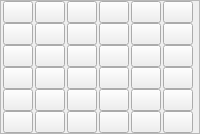
      <widget class="QFrame" name="frame_50">
       <property name="frameShape">
        <enum>QFrame::StyledPanel</enum>
       </property>
       <property name="frameShadow">
        <enum>QFrame::Raised</enum>
       </property>
       <layout class="QVBoxLayout" name="verticalLayout_24">
        <property name="spacing">
         <number>0</number>
        </property>
        <property name="leftMargin">
         <number>0</number>
        </property>
        <property name="topMargin">
         <number>0</number>
        </property>
        <property name="rightMargin">
         <number>0</number>
        </property>
        <property name="bottomMargin">
         <number>0</number>
        </property>
        <item>
         <widget class="QFrame" name="frame_53">
          <property name="styleSheet">
           <string notr="true">QFrame{
	border:none;
}</string>
          </property>
          <property name="frameShape">
           <enum>QFrame::StyledPanel</enum>
          </property>
          <property name="frameShadow">
           <enum>QFrame::Raised</enum>
          </property>
          <layout class="QHBoxLayout" name="horizontalLayout_19">
           <property name="spacing">
            <number>0</number>
           </property>
           <property name="leftMargin">
            <number>0</number>
           </property>
           <property name="topMargin">
            <number>0</number>
           </property>
           <property name="rightMargin">
            <number>0</number>
           </property>
           <property name="bottomMargin">
            <number>0</number>
           </property>
           <item>
            <widget class="QPushButton" name="pushButton_17">
             <property name="maximumSize">
              <size>
               <width>30</width>
               <height>30</height>
              </size>
             </property>
             <property name="whatsThis">
              <string>a</string>
             </property>
             <property name="text">
              <string/>
             </property>
             <property name="icon">
              <iconset>
               <normaloff>icon/点 (2).png</normaloff>icon/点 (2).png</iconset>
             </property>
             <property name="iconSize">
              <size>
               <width>50</width>
               <height>50</height>
              </size>
             </property>
            </widget>
           </item>
           <item>
            <widget class="QPushButton" name="pushButton_18">
             <property name="maximumSize">
              <size>
               <width>30</width>
               <height>30</height>
              </size>
             </property>
             <property name="text">
              <string/>
             </property>
             <property name="icon">
              <iconset>
               <normaloff>icon/点 (2).png</normaloff>icon/点 (2).png</iconset>
             </property>
             <property name="iconSize">
              <size>
               <width>50</width>
               <height>50</height>
              </size>
             </property>
            </widget>
           </item>
           <item>
            <widget class="QPushButton" name="pushButton_19">
             <property name="maximumSize">
              <size>
               <width>30</width>
               <height>30</height>
              </size>
             </property>
             <property name="text">
              <string/>
             </property>
             <property name="icon">
              <iconset>
               <normaloff>icon/点 (2).png</normaloff>icon/点 (2).png</iconset>
             </property>
             <property name="iconSize">
              <size>
               <width>50</width>
               <height>50</height>
              </size>
             </property>
            </widget>
           </item>
           <item>
            <widget class="QPushButton" name="pushButton_20">
             <property name="maximumSize">
              <size>
               <width>30</width>
               <height>30</height>
              </size>
             </property>
             <property name="text">
              <string/>
             </property>
             <property name="icon">
              <iconset>
               <normaloff>icon/点 (2).png</normaloff>icon/点 (2).png</iconset>
             </property>
             <property name="iconSize">
              <size>
               <width>50</width>
               <height>50</height>
              </size>
             </property>
            </widget>
           </item>
           <item>
            <widget class="QPushButton" name="pushButton_21">
             <property name="maximumSize">
              <size>
               <width>30</width>
               <height>30</height>
              </size>
             </property>
             <property name="text">
              <string/>
             </property>
             <property name="icon">
              <iconset>
               <normaloff>icon/点 (2).png</normaloff>icon/点 (2).png</iconset>
             </property>
             <property name="iconSize">
              <size>
               <width>50</width>
               <height>50</height>
              </size>
             </property>
            </widget>
           </item>
           <item>
            <widget class="QPushButton" name="pushButton_22">
             <property name="maximumSize">
              <size>
               <width>30</width>
               <height>30</height>
              </size>
             </property>
             <property name="text">
              <string/>
             </property>
             <property name="icon">
              <iconset>
               <normaloff>icon/点 (2).png</normaloff>icon/点 (2).png</iconset>
             </property>
             <property name="iconSize">
              <size>
               <width>50</width>
               <height>50</height>
              </size>
             </property>
            </widget>
           </item>
          </layout>
         </widget>
        </item>
        <item>
         <widget class="QFrame" name="frame_54">
          <property name="styleSheet">
           <string notr="true">QFrame{
	border:none;
}</string>
          </property>
          <property name="frameShape">
           <enum>QFrame::StyledPanel</enum>
          </property>
          <property name="frameShadow">
           <enum>QFrame::Raised</enum>
          </property>
          <layout class="QHBoxLayout" name="horizontalLayout_20">
           <property name="spacing">
            <number>0</number>
           </property>
           <property name="leftMargin">
            <number>0</number>
           </property>
           <property name="topMargin">
            <number>0</number>
           </property>
           <property name="rightMargin">
            <number>0</number>
           </property>
           <property name="bottomMargin">
            <number>0</number>
           </property>
           <item>
            <widget class="QPushButton" name="pushButton_73">
             <property name="maximumSize">
              <size>
               <width>30</width>
               <height>30</height>
              </size>
             </property>
             <property name="text">
              <string/>
             </property>
             <property name="icon">
              <iconset>
               <normaloff>icon/点 (2).png</normaloff>icon/点 (2).png</iconset>
             </property>
             <property name="iconSize">
              <size>
               <width>50</width>
               <height>50</height>
              </size>
             </property>
            </widget>
           </item>
           <item>
            <widget class="QPushButton" name="pushButton_74">
             <property name="maximumSize">
              <size>
               <width>30</width>
               <height>30</height>
              </size>
             </property>
             <property name="text">
              <string/>
             </property>
             <property name="icon">
              <iconset>
               <normaloff>icon/点 (2).png</normaloff>icon/点 (2).png</iconset>
             </property>
             <property name="iconSize">
              <size>
               <width>50</width>
               <height>50</height>
              </size>
             </property>
            </widget>
           </item>
           <item>
            <widget class="QPushButton" name="pushButton_75">
             <property name="maximumSize">
              <size>
               <width>30</width>
               <height>30</height>
              </size>
             </property>
             <property name="text">
              <string/>
             </property>
             <property name="icon">
              <iconset>
               <normaloff>icon/点 (2).png</normaloff>icon/点 (2).png</iconset>
             </property>
             <property name="iconSize">
              <size>
               <width>50</width>
               <height>50</height>
              </size>
             </property>
            </widget>
           </item>
           <item>
            <widget class="QPushButton" name="pushButton_76">
             <property name="maximumSize">
              <size>
               <width>30</width>
               <height>30</height>
              </size>
             </property>
             <property name="text">
              <string/>
             </property>
             <property name="icon">
              <iconset>
               <normaloff>icon/点 (2).png</normaloff>icon/点 (2).png</iconset>
             </property>
             <property name="iconSize">
              <size>
               <width>50</width>
               <height>50</height>
              </size>
             </property>
            </widget>
           </item>
           <item>
            <widget class="QPushButton" name="pushButton_77">
             <property name="maximumSize">
              <size>
               <width>30</width>
               <height>30</height>
              </size>
             </property>
             <property name="text">
              <string/>
             </property>
             <property name="icon">
              <iconset>
               <normaloff>icon/点 (2).png</normaloff>icon/点 (2).png</iconset>
             </property>
             <property name="iconSize">
              <size>
               <width>50</width>
               <height>50</height>
              </size>
             </property>
            </widget>
           </item>
           <item>
            <widget class="QPushButton" name="pushButton_78">
             <property name="maximumSize">
              <size>
               <width>30</width>
               <height>30</height>
              </size>
             </property>
             <property name="text">
              <string/>
             </property>
             <property name="icon">
              <iconset>
               <normaloff>icon/点 (2).png</normaloff>icon/点 (2).png</iconset>
             </property>
             <property name="iconSize">
              <size>
               <width>50</width>
               <height>50</height>
              </size>
             </property>
            </widget>
           </item>
          </layout>
         </widget>
        </item>
        <item>
         <widget class="QFrame" name="frame_55">
          <property name="styleSheet">
           <string notr="true">QFrame{
	border:none;
}</string>
          </property>
          <property name="frameShape">
           <enum>QFrame::StyledPanel</enum>
          </property>
          <property name="frameShadow">
           <enum>QFrame::Raised</enum>
          </property>
          <layout class="QHBoxLayout" name="horizontalLayout_21">
           <property name="spacing">
            <number>0</number>
           </property>
           <property name="leftMargin">
            <number>0</number>
           </property>
           <property name="topMargin">
            <number>0</number>
           </property>
           <property name="rightMargin">
            <number>0</number>
           </property>
           <property name="bottomMargin">
            <number>0</number>
           </property>
           <item>
            <widget class="QPushButton" name="pushButton_79">
             <property name="maximumSize">
              <size>
               <width>30</width>
               <height>30</height>
              </size>
             </property>
             <property name="text">
              <string/>
             </property>
             <property name="icon">
              <iconset>
               <normaloff>icon/点 (2).png</normaloff>icon/点 (2).png</iconset>
             </property>
             <property name="iconSize">
              <size>
               <width>50</width>
               <height>50</height>
              </size>
             </property>
            </widget>
           </item>
           <item>
            <widget class="QPushButton" name="pushButton_80">
             <property name="maximumSize">
              <size>
               <width>30</width>
               <height>30</height>
              </size>
             </property>
             <property name="text">
              <string/>
             </property>
             <property name="icon">
              <iconset>
               <normaloff>icon/点 (2).png</normaloff>icon/点 (2).png</iconset>
             </property>
             <property name="iconSize">
              <size>
               <width>50</width>
               <height>50</height>
              </size>
             </property>
            </widget>
           </item>
           <item>
            <widget class="QPushButton" name="pushButton_81">
             <property name="maximumSize">
              <size>
               <width>30</width>
               <height>30</height>
              </size>
             </property>
             <property name="text">
              <string/>
             </property>
             <property name="icon">
              <iconset>
               <normaloff>icon/点 (2).png</normaloff>icon/点 (2).png</iconset>
             </property>
             <property name="iconSize">
              <size>
               <width>50</width>
               <height>50</height>
              </size>
             </property>
            </widget>
           </item>
           <item>
            <widget class="QPushButton" name="pushButton_82">
             <property name="maximumSize">
              <size>
               <width>30</width>
               <height>30</height>
              </size>
             </property>
             <property name="text">
              <string/>
             </property>
             <property name="icon">
              <iconset>
               <normaloff>icon/点 (2).png</normaloff>icon/点 (2).png</iconset>
             </property>
             <property name="iconSize">
              <size>
               <width>50</width>
               <height>50</height>
              </size>
             </property>
            </widget>
           </item>
           <item>
            <widget class="QPushButton" name="pushButton_83">
             <property name="maximumSize">
              <size>
               <width>30</width>
               <height>30</height>
              </size>
             </property>
             <property name="text">
              <string/>
             </property>
             <property name="icon">
              <iconset>
               <normaloff>icon/点 (2).png</normaloff>icon/点 (2).png</iconset>
             </property>
             <property name="iconSize">
              <size>
               <width>50</width>
               <height>50</height>
              </size>
             </property>
            </widget>
           </item>
           <item>
            <widget class="QPushButton" name="pushButton_84">
             <property name="maximumSize">
              <size>
               <width>30</width>
               <height>30</height>
              </size>
             </property>
             <property name="text">
              <string/>
             </property>
             <property name="icon">
              <iconset>
               <normaloff>icon/点 (2).png</normaloff>icon/点 (2).png</iconset>
             </property>
             <property name="iconSize">
              <size>
               <width>50</width>
               <height>50</height>
              </size>
             </property>
            </widget>
           </item>
          </layout>
         </widget>
        </item>
        <item>
         <widget class="QFrame" name="frame_56">
          <property name="styleSheet">
           <string notr="true">QFrame{
	border:none;
}</string>
          </property>
          <property name="frameShape">
           <enum>QFrame::StyledPanel</enum>
          </property>
          <property name="frameShadow">
           <enum>QFrame::Raised</enum>
          </property>
          <layout class="QHBoxLayout" name="horizontalLayout_22">
           <property name="spacing">
            <number>0</number>
           </property>
           <property name="leftMargin">
            <number>0</number>
           </property>
           <property name="topMargin">
            <number>0</number>
           </property>
           <property name="rightMargin">
            <number>0</number>
           </property>
           <property name="bottomMargin">
            <number>0</number>
           </property>
           <item>
            <widget class="QPushButton" name="pushButton_85">
             <property name="maximumSize">
              <size>
               <width>30</width>
               <height>30</height>
              </size>
             </property>
             <property name="text">
              <string/>
             </property>
             <property name="icon">
              <iconset>
               <normaloff>icon/点 (2).png</normaloff>icon/点 (2).png</iconset>
             </property>
             <property name="iconSize">
              <size>
               <width>50</width>
               <height>50</height>
              </size>
             </property>
            </widget>
           </item>
           <item>
            <widget class="QPushButton" name="pushButton_86">
             <property name="maximumSize">
              <size>
               <width>30</width>
               <height>30</height>
              </size>
             </property>
             <property name="text">
              <string/>
             </property>
             <property name="icon">
              <iconset>
               <normaloff>icon/点 (2).png</normaloff>icon/点 (2).png</iconset>
             </property>
             <property name="iconSize">
              <size>
               <width>50</width>
               <height>50</height>
              </size>
             </property>
            </widget>
           </item>
           <item>
            <widget class="QPushButton" name="pushButton_87">
             <property name="maximumSize">
              <size>
               <width>30</width>
               <height>30</height>
              </size>
             </property>
             <property name="text">
              <string/>
             </property>
             <property name="icon">
              <iconset>
               <normaloff>icon/点 (2).png</normaloff>icon/点 (2).png</iconset>
             </property>
             <property name="iconSize">
              <size>
               <width>50</width>
               <height>50</height>
              </size>
             </property>
            </widget>
           </item>
           <item>
            <widget class="QPushButton" name="pushButton_88">
             <property name="maximumSize">
              <size>
               <width>30</width>
               <height>30</height>
              </size>
             </property>
             <property name="text">
              <string/>
             </property>
             <property name="icon">
              <iconset>
               <normaloff>icon/点 (2).png</normaloff>icon/点 (2).png</iconset>
             </property>
             <property name="iconSize">
              <size>
               <width>50</width>
               <height>50</height>
              </size>
             </property>
            </widget>
           </item>
           <item>
            <widget class="QPushButton" name="pushButton_89">
             <property name="maximumSize">
              <size>
               <width>30</width>
               <height>30</height>
              </size>
             </property>
             <property name="text">
              <string/>
             </property>
             <property name="icon">
              <iconset>
               <normaloff>icon/点 (2).png</normaloff>icon/点 (2).png</iconset>
             </property>
             <property name="iconSize">
              <size>
               <width>50</width>
               <height>50</height>
              </size>
             </property>
            </widget>
           </item>
           <item>
            <widget class="QPushButton" name="pushButton_90">
             <property name="maximumSize">
              <size>
               <width>30</width>
               <height>30</height>
              </size>
             </property>
             <property name="text">
              <string/>
             </property>
             <property name="icon">
              <iconset>
               <normaloff>icon/点 (2).png</normaloff>icon/点 (2).png</iconset>
             </property>
             <property name="iconSize">
              <size>
               <width>50</width>
               <height>50</height>
              </size>
             </property>
            </widget>
           </item>
          </layout>
         </widget>
        </item>
        <item>
         <widget class="QFrame" name="frame_62">
          <property name="styleSheet">
           <string notr="true">QFrame{
	border:none;
}</string>
          </property>
          <property name="frameShape">
           <enum>QFrame::StyledPanel</enum>
          </property>
          <property name="frameShadow">
           <enum>QFrame::Raised</enum>
          </property>
          <layout class="QHBoxLayout" name="horizontalLayout_23">
           <property name="spacing">
            <number>0</number>
           </property>
           <property name="leftMargin">
            <number>0</number>
           </property>
           <property name="topMargin">
            <number>0</number>
           </property>
           <property name="rightMargin">
            <number>0</number>
           </property>
           <property name="bottomMargin">
            <number>0</number>
           </property>
           <item>
            <widget class="QPushButton" name="pushButton_91">
             <property name="maximumSize">
              <size>
               <width>30</width>
               <height>30</height>
              </size>
             </property>
             <property name="text">
              <string/>
             </property>
             <property name="icon">
              <iconset>
               <normaloff>icon/点 (2).png</normaloff>icon/点 (2).png</iconset>
             </property>
             <property name="iconSize">
              <size>
               <width>50</width>
               <height>50</height>
              </size>
             </property>
            </widget>
           </item>
           <item>
            <widget class="QPushButton" name="pushButton_92">
             <property name="maximumSize">
              <size>
               <width>30</width>
               <height>30</height>
              </size>
             </property>
             <property name="text">
              <string/>
             </property>
             <property name="icon">
              <iconset>
               <normaloff>icon/点 (2).png</normaloff>icon/点 (2).png</iconset>
             </property>
             <property name="iconSize">
              <size>
               <width>50</width>
               <height>50</height>
              </size>
             </property>
            </widget>
           </item>
           <item>
            <widget class="QPushButton" name="pushButton_93">
             <property name="maximumSize">
              <size>
               <width>30</width>
               <height>30</height>
              </size>
             </property>
             <property name="text">
              <string/>
             </property>
             <property name="icon">
              <iconset>
               <normaloff>icon/点 (2).png</normaloff>icon/点 (2).png</iconset>
             </property>
             <property name="iconSize">
              <size>
               <width>50</width>
               <height>50</height>
              </size>
             </property>
            </widget>
           </item>
           <item>
            <widget class="QPushButton" name="pushButton_94">
             <property name="maximumSize">
              <size>
               <width>30</width>
               <height>30</height>
              </size>
             </property>
             <property name="text">
              <string/>
             </property>
             <property name="icon">
              <iconset>
               <normaloff>icon/点 (2).png</normaloff>icon/点 (2).png</iconset>
             </property>
             <property name="iconSize">
              <size>
               <width>50</width>
               <height>50</height>
              </size>
             </property>
            </widget>
           </item>
           <item>
            <widget class="QPushButton" name="pushButton_95">
             <property name="maximumSize">
              <size>
               <width>30</width>
               <height>30</height>
              </size>
             </property>
             <property name="text">
              <string/>
             </property>
             <property name="icon">
              <iconset>
               <normaloff>icon/点 (2).png</normaloff>icon/点 (2).png</iconset>
             </property>
             <property name="iconSize">
              <size>
               <width>50</width>
               <height>50</height>
              </size>
             </property>
            </widget>
           </item>
           <item>
            <widget class="QPushButton" name="pushButton_96">
             <property name="maximumSize">
              <size>
               <width>30</width>
               <height>30</height>
              </size>
             </property>
             <property name="text">
              <string/>
             </property>
             <property name="icon">
              <iconset>
               <normaloff>icon/点 (2).png</normaloff>icon/点 (2).png</iconset>
             </property>
             <property name="iconSize">
              <size>
               <width>50</width>
               <height>50</height>
              </size>
             </property>
            </widget>
           </item>
          </layout>
         </widget>
        </item>
        <item>
         <widget class="QFrame" name="frame_63">
          <property name="styleSheet">
           <string notr="true">QFrame{
	border:none;
}</string>
          </property>
          <property name="frameShape">
           <enum>QFrame::StyledPanel</enum>
          </property>
          <property name="frameShadow">
           <enum>QFrame::Raised</enum>
          </property>
          <layout class="QHBoxLayout" name="horizontalLayout_24">
           <property name="spacing">
            <number>0</number>
           </property>
           <property name="leftMargin">
            <number>0</number>
           </property>
           <property name="topMargin">
            <number>0</number>
           </property>
           <property name="rightMargin">
            <number>0</number>
           </property>
           <property name="bottomMargin">
            <number>0</number>
           </property>
           <item>
            <widget class="QPushButton" name="pushButton_97">
             <property name="maximumSize">
              <size>
               <width>30</width>
               <height>30</height>
              </size>
             </property>
             <property name="text">
              <string/>
             </property>
             <property name="icon">
              <iconset>
               <normaloff>icon/点 (2).png</normaloff>icon/点 (2).png</iconset>
             </property>
             <property name="iconSize">
              <size>
               <width>50</width>
               <height>50</height>
              </size>
             </property>
            </widget>
           </item>
           <item>
            <widget class="QPushButton" name="pushButton_98">
             <property name="maximumSize">
              <size>
               <width>30</width>
               <height>30</height>
              </size>
             </property>
             <property name="text">
              <string/>
             </property>
             <property name="icon">
              <iconset>
               <normaloff>icon/点 (2).png</normaloff>icon/点 (2).png</iconset>
             </property>
             <property name="iconSize">
              <size>
               <width>50</width>
               <height>50</height>
              </size>
             </property>
            </widget>
           </item>
           <item>
            <widget class="QPushButton" name="pushButton_99">
             <property name="maximumSize">
              <size>
               <width>30</width>
               <height>30</height>
              </size>
             </property>
             <property name="text">
              <string/>
             </property>
             <property name="icon">
              <iconset>
               <normaloff>icon/点 (2).png</normaloff>icon/点 (2).png</iconset>
             </property>
             <property name="iconSize">
              <size>
               <width>50</width>
               <height>50</height>
              </size>
             </property>
            </widget>
           </item>
           <item>
            <widget class="QPushButton" name="pushButton_100">
             <property name="maximumSize">
              <size>
               <width>30</width>
               <height>30</height>
              </size>
             </property>
             <property name="text">
              <string/>
             </property>
             <property name="icon">
              <iconset>
               <normaloff>icon/点 (2).png</normaloff>icon/点 (2).png</iconset>
             </property>
             <property name="iconSize">
              <size>
               <width>50</width>
               <height>50</height>
              </size>
             </property>
            </widget>
           </item>
           <item>
            <widget class="QPushButton" name="pushButton_101">
             <property name="maximumSize">
              <size>
               <width>30</width>
               <height>30</height>
              </size>
             </property>
             <property name="text">
              <string/>
             </property>
             <property name="icon">
              <iconset>
               <normaloff>icon/点 (2).png</normaloff>icon/点 (2).png</iconset>
             </property>
             <property name="iconSize">
              <size>
               <width>50</width>
               <height>50</height>
              </size>
             </property>
            </widget>
           </item>
           <item>
            <widget class="QPushButton" name="pushButton_102">
             <property name="maximumSize">
              <size>
               <width>30</width>
               <height>30</height>
              </size>
             </property>
             <property name="text">
              <string/>
             </property>
             <property name="icon">
              <iconset>
               <normaloff>icon/点 (2).png</normaloff>icon/点 (2).png</iconset>
             </property>
             <property name="iconSize">
              <size>
               <width>50</width>
               <height>50</height>
              </size>
             </property>
            </widget>
           </item>
          </layout>
         </widget>
        </item>
       </layout>
      </widget>
